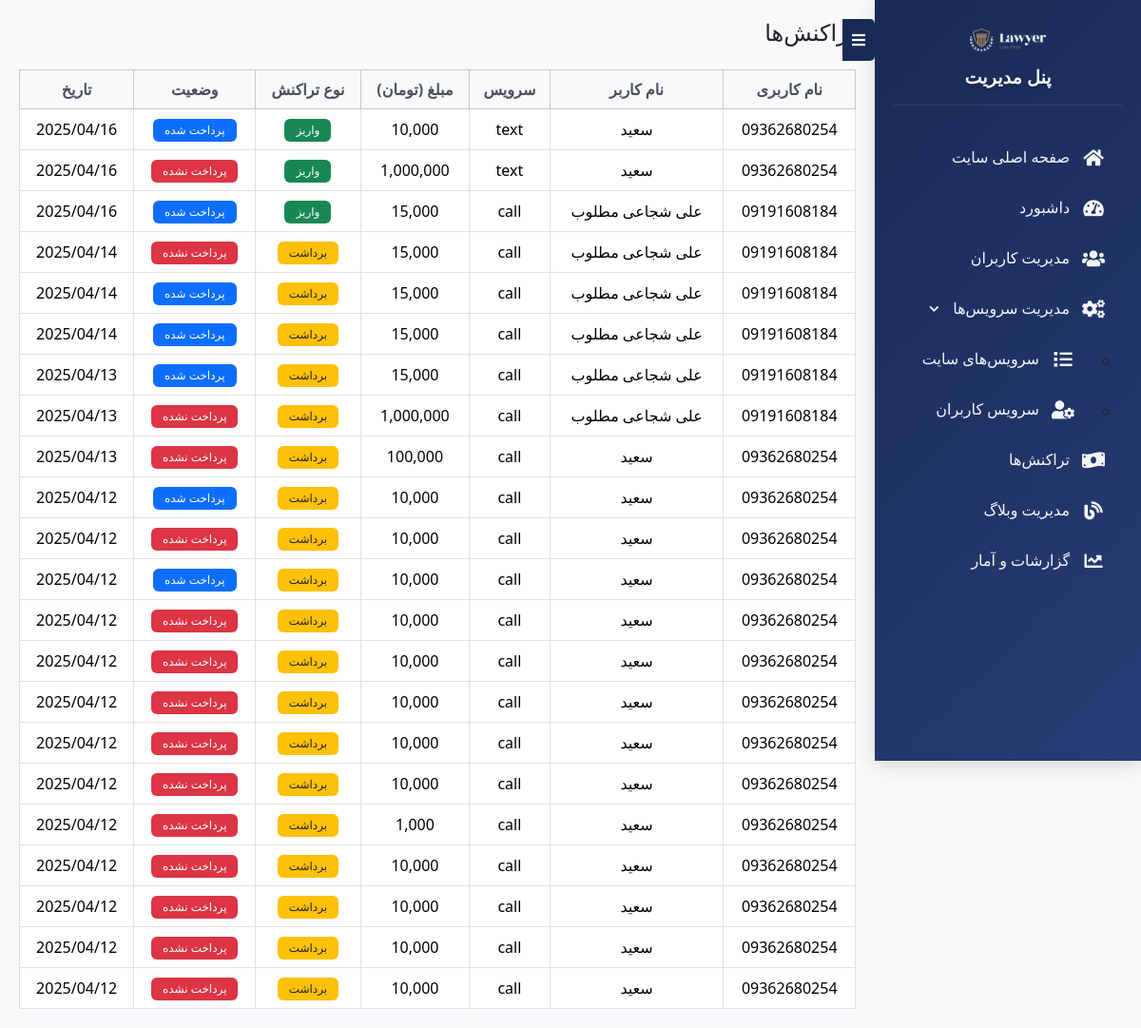
Before: /adminpanel/admin-user-payments/ (signed in) with the older database file.
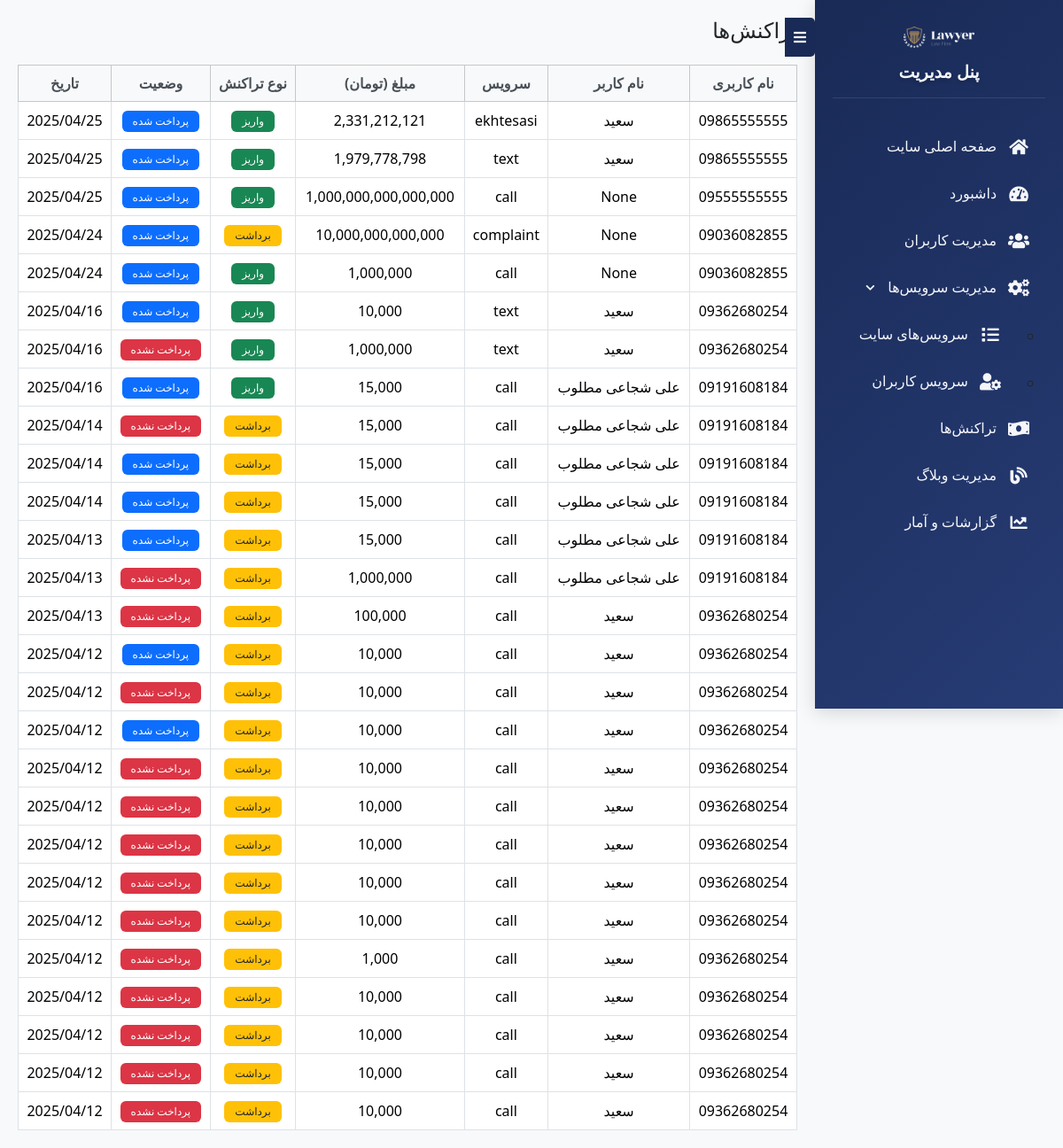
After: the same page with the newer database file.
### payment/models.py (models this page shows)
class Payment(models.Model):
    user = models.ForeignKey(Client, on_delete=models.CASCADE)
    service_request = models.ForeignKey(UserServiceRequest, on_delete=models.CASCADE)
    amount = models.BigIntegerField()  # Changed from DecimalField to BigIntegerField
    transaction_type = models.CharField(max_length=10, choices=[('deposit', 'Deposit'), ('withdraw', 'Withdraw')])
    created_at = models.DateTimeField(auto_now_add=True)
    authority = models.CharField(max_length=255, blank=True, null=True)
    is_paid = models.BooleanField(default=False)

### users/models.py (models this page shows)
class Client(AbstractUser):
    name = models.CharField(max_length=120, null=True, blank=True)
    username = models.CharField(max_length=11, unique=True)
    is_questioned = models.BooleanField(default=False)
    otp = models.IntegerField(null=True, blank=True)
    timestamp = models.DateTimeField(default=now)
    USERNAME_FIELD = 'username'
    REQUIRED_FIELDS = []

### service/models.py (models this page shows)
class UserServiceRequest(models.Model):
    user = models.ForeignKey(Client, on_delete=models.CASCADE)
    service = models.ForeignKey(Service, on_delete=models.CASCADE)
    start_date = models.DateTimeField()
    end_date = models.DateTimeField()
    title = models.CharField(max_length=500,null=True,blank=True)
    description = models.TextField(null=True, blank=True)
    is_active = models.BooleanField(default=True)
    is_accepted = models.BooleanField(default=False)
    is_paid = models.BooleanField(default=False)
    created_at = models.DateTimeField(default=timezone.now)
    attachment = models.FileField(upload_to='service_attachments/', null=True, blank=True,
                                validators=[FileExtensionValidator(allowed_extensions=['jpg', 'jpeg', 'png', 'pdf', 'doc', 'docx','zip'])])  # حداکثر حجم 50 مگابایت

class Service(models.Model):
    SERVICE_CHOICES = [
        ('call', 'تماس تلفنی'),
        ('text', 'پیام متنی'),
        ('complaint', 'تنظیم شکایت'),
        ('ekhtesasi', 'اختصاصی'),
    ]
    name = models.CharField(max_length=20, choices=SERVICE_CHOICES)
    price = models.IntegerField()

### users/admin/admin_panel.py (the view)
# urls.py: path('admin-user-payments/', admin_user_payments, name='admin_user_payments'),
@login_required
@user_passes_test(is_admin)
def admin_user_payments(request):
    payments = Payment.objects.all().order_by('-created_at')
    context = {
        'payments': payments,
    }
    return render(request, 'users/admin_user_payments.html', context)

### users/admin/admin_panel.py (called while the page is built)
def is_admin(user):
    return user.is_superuser or user.is_staff

### users/templates/users/admin_user_payments.html (shortened to what this page needs)
{% load humanize %}
<!DOCTYPE html>
<html lang="fa" dir="rtl">
<head>
    <link href="https://cdn.jsdelivr.net/npm/bootstrap@5.3.3/dist/css/bootstrap.rtl.min.css" rel="stylesheet">
    <link rel="stylesheet" href="https://cdnjs.cloudflare.com/ajax/libs/font-awesome/5.15.4/css/all.min.css">
</head>
<body class="bg-light">
    <div class="admin-panel">
        {% include 'users/admin_sidebar.html' %}
        <div class="content-area main-content">
            <h4 class="mb-4">تراکنش‌ها</h4>
            <div class="table-responsive">
                <table class="table table-bordered align-middle text-center">
                    <thead class="table-light">
                        <tr>
                            <th>نام کاربری</th>
                            <th>نام کاربر</th>
                            <th>سرویس</th>
                            <th>مبلغ (تومان)</th>
                            <th>نوع تراکنش</th>
                            <th>وضعیت</th>
                            <th>تاریخ</th>
                        </tr>
                    </thead>
                    <tbody>
                        {% for payment in payments %}
                        <tr>
                            <td>{{ payment.user.username }}</td>
                            <td>{{ payment.user.name }}</td>
                            <td>{{ payment.service_request.service.name }}</td>
                            <td>{{ payment.amount|intcomma }}</td>
                            <td>
                                {% if payment.transaction_type == 'deposit' %}
                                <span class="badge bg-success">واریز</span>
                                {% else %}
                                <span class="badge bg-warning text-dark">برداشت</span>
                                {% endif %}
                            </td>
                            <td>
                                {% if payment.is_paid %}
                                <span class="badge bg-primary">پرداخت شده</span>
                                {% else %}
                                <span class="badge bg-danger">پرداخت نشده</span>
                                {% endif %}
                            </td>
                            <td>{{ payment.created_at|date:"Y/m/d" }}</td>
                        </tr>
                        {% empty %}
                        <tr>
                            <td colspan="6">تراکنشی ثبت نشده است.</td>
                        </tr>
                        {% endfor %}
                    </tbody>
                </table>
            </div>
        </div>
    </div>
</body>
</html>

Changed rows visible on the page:
added Payment: user.username "09865555555", user.name "سعید", service_request.service.name "ekhtesasi", amount "2,331,212,121", transaction_type "واریز", is_paid "پرداخت شده", created_at "2025/04/25"
added Payment: user.username "09865555555", user.name "سعید", service_request.service.name "text", amount "1,979,778,798", transaction_type "واریز", is_paid "پرداخت شده", created_at "2025/04/25"
added Payment: user.username "09555555555", user.name "None", service_request.service.name "call", amount "1,000,000,000,000,000", transaction_type "واریز", is_paid "پرداخت شده", created_at "2025/04/25"
added Payment: user.username "09036082855", user.name "None", service_request.service.name "complaint", amount "10,000,000,000,000", transaction_type "برداشت", is_paid "پرداخت شده", created_at "2025/04/24"
added Payment: user.username "09036082855", user.name "None", service_request.service.name "call", amount "1,000,000", transaction_type "واریز", is_paid "پرداخت شده", created_at "2025/04/24"
